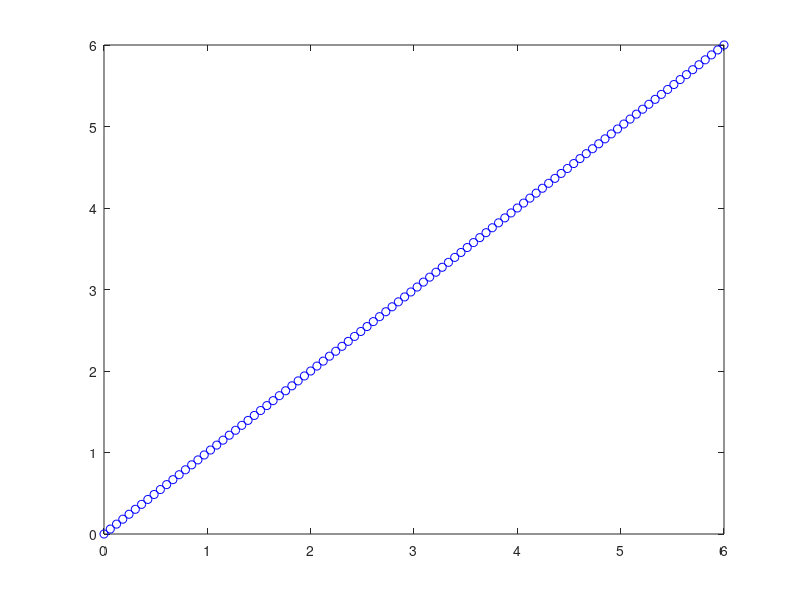
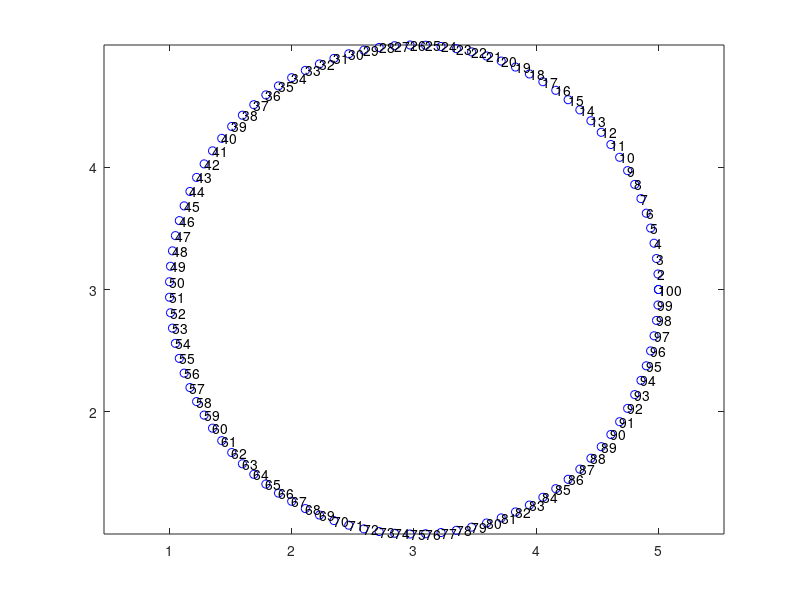
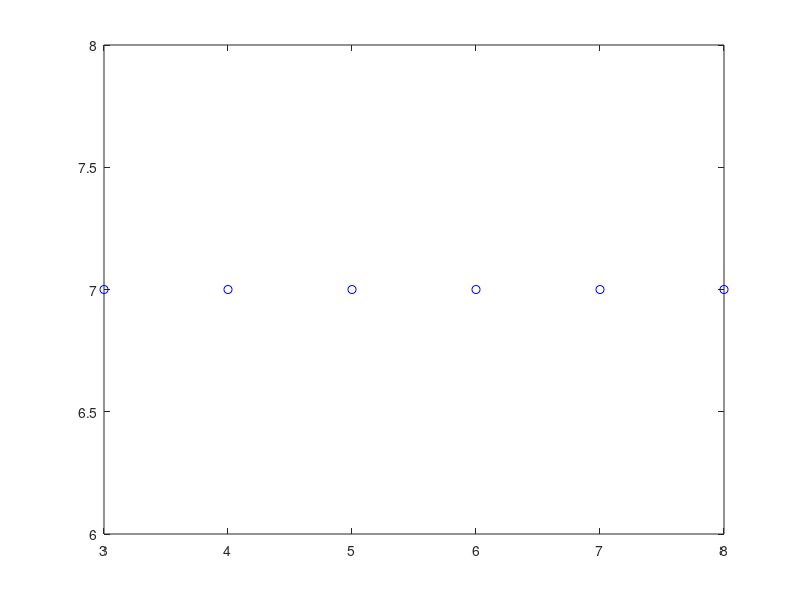

MATLAB code to generate these figures, in order: (Note: this script raises an error after producing the figures.)
clearvars;
close all;
clc;
%%
x1 = linspace(0,6,100);
% diag line
y1 = x1;
path.rearaxle = [x1; y1].';
% uisave('path');
figure(1)
plot(path.rearaxle(:,1),path.rearaxle(:,2), 'bo');
%%
% circle midle of the lab
a1 = 3; b1=3; r1 = 2;
theta = linspace(0, 2*pi, 100);
x2 = a1 + r1*cos(theta);
y2 = b1 + r1*sin(theta);
path.rearaxle = [x2; y2].';
% uisave('path')
figure(2)
plot(path.rearaxle(:,1),path.rearaxle(:,2), 'bo');
axis equal ;
for k = 1:length(x2)
    text(x2(k), y2(k), num2str(k));
end
%%
% vertical line
y3 = linspace(0, 4, 5);
x3 = zeros(1,length(y3));
% 90 deg turn
a = 3; b = 4; r = 3;
theta = linspace(pi/2, pi, 5);
x4 = a + r*cos(theta);
y4 = b + r*sin(theta);
% horizontal line
x5 = linspace(3, 8, 6);
y5 = ones(1,length(x5)).*7;
figure(3)
plot(x5,y5, 'bo');
% concatenat x3, x4, x5
x6 = [x3 flip(x4(2:4)) x5];
y6 = [y3 flip(y4(2:4)) y5];
path.rearaxle = [x6; y6].';
uisave('path')
figure(3)
plot(path.rearaxle(:,1),path.rearaxle(:,2), 'bo');
for k = 1:length(path.rearaxle(:,1))
    text(path.rearaxle(k,1), path.rearaxle(k,2), num2str(k));
end

%%
% horizontal line
x7 = linspace(0, 8, 8);
y7 = zeros(1,length(x7));
figure(3)
plot(x7,y7, 'bo');
% path.rearaxle = [x7; y7].';
% uisave('path')

%%
%% Create sparse figure eight path
r = 3; % radius of each circle
n = 10; % number of points per arc (sparse)

% First half circle (counter-clockwise) - bottom loop
theta1 = linspace(pi/2, 3*pi/2, n); % left to right arc
x1 = -r + r * cos(theta1);
y1 = r * sin(theta1);

% Second half circle (clockwise) - top loop
theta2 = linspace(3*pi/2, pi/2, n); % right to left arc
x2 = r + r * cos(theta2);
y2 = r * sin(theta2);

% Connect loops at center point
x_mid = [0]; y_mid = [0];

% Concatenate full path
x = [x1, x_mid, flip(x2)];
y = [y1, y_mid, flip(y2)];

% Create rear axle path
path.rearaxle = [x; y].';

% Save path
% uisave('path')

% Plot
figure(4); clf;
plot(path.rearaxle(:,1), path.rearaxle(:,2), 'bo-'); hold on;
axis equal; grid on;
title('Sparse Figure Eight Path');

% Label points
for k = 1:length(path.rearaxle)
    text(path.rearaxle(k,1), path.rearaxle(k,2), num2str(k));
end

%% plt sigmoid
x8 = linspace(-8, 8, 17);
y8 = flip(6./(1+exp(-x8))-3);
% plot(x8,y8, 'b.-');
a1 = -8; b1 = 0; r1 = 3;
theta1 = linspace(pi/2, 3*pi/2, 11);
x9 = a1 + r1*cos(theta1);
y9 = b1 + r1*sin(theta1);
% plot(flip(x9(2:10)),flip(y9(2:10)));

x10 = linspace(-8, 8, 17);
y10 = 6./(1+exp(-x10))-3;
% plot(x10,y10);

a2 = 8; b2 = 0; r2 = 3;
theta2 = linspace(3*pi/2, 2*pi, 6);
x11 = a2 + r2*cos(theta2);
y11 = b2 + r2*sin(theta2);
% plot(flip(x9(2:5)),flip(y9(2:5)));

a3 = 8; b3 = 0; r3 = 3;
theta3 = linspace(0, pi/2, 5);
x12 = a3 + r3*cos(theta3);
y12 = b3 + r3*sin(theta3);
% plot(flip(x9(1:4)),flip(y9(1:4)));

x = [x10, flip(x12(1:4)), flip(x11(2:5)), flip(x8), x9(2:10)];
y = [y10, flip(y12(1:4)), flip(y11(2:5)), flip(y8), y9(2:10)];

path.rearaxle = [x; y].';
% uisave('path')
figure(10)
axis equal;
hold on;
plot(path.rearaxle(:,1),path.rearaxle(:,2), 'bo');
for k = 1:length(path.rearaxle(:,1))
    text(path.rearaxle(k,1), path.rearaxle(k,2), num2str(k));
end

%% ================== TruckLab diagnal path generation =====================
clc; clear; close all;

% Origin
x0 = 0; 
y0 = 0;

% Endpoints
end1 = [-1.97, -1.912];   % [x13, y13] for line 1
end2 = [1.911, 2.039];    % [x14, y14] for line 2

% Number of waypoints (including origin & endpoint)
N = 20;  % Increase for denser path

% Create waypoints for line 1
x13 = linspace(x0, end1(1), N);
y13 = linspace(y0, end1(2), N);

% Create waypoints for line 2
x14 = linspace(x0, end2(1), N);
y14 = linspace(y0, end2(2), N);

% Concatenate into a single path
x15 = [flip(x13), x14(2:end)]; %(1:end-1)
y15 = [flip(y13), y14(2:end)];

path.rearaxle = [x15; y15].';
uisave('path')
% Plot lines
figure(11); hold on; grid on; axis equal;
plot(path.rearaxle(:,1), path.rearaxle(:,2), 'b-o', 'LineWidth', 1.5, 'MarkerSize', 4, 'DisplayName', 'Line 1 waypoints');
for k = 1:length(path.rearaxle(:,1))
    text(path.rearaxle(k,1), path.rearaxle(k,2), num2str(k));
end
% plot(x2, y2, 'b-o', 'LineWidth', 1.5, 'MarkerSize', 4, 'DisplayName', 'Line 2 waypoints');
% Mark origin
plot(x0, y0, 'ko', 'MarkerFaceColor', 'k', 'DisplayName', 'Origin');

% Labels
xlabel('X [m]');
ylabel('Y [m]');
title('Two Reference Paths from OptiTrack Origin');
legend show
